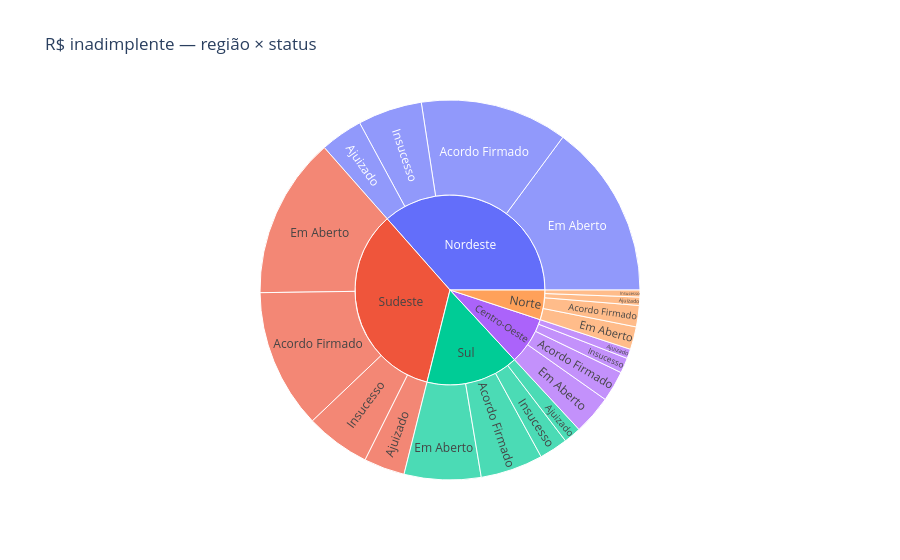

Source (notebook cell):
### Markdown cell above
## 2. Onde está o dinheiro inadimplente?

### Code cell
fig = px.sunburst(
    contracts, path=['regiao', 'status_cobranca'],
    values='valor_inadimplente',
    title='R$ inadimplente — região × status',
)
fig.show()

### Figure 1 — Plotly figure (JSON) as saved in the notebook; plotly's stock layout.template omitted (floating-point values rounded to 4 significant figures)
{"data": [{"branchvalues": "total", "domain": {"x": [0.0, 1.0], "y": [0.0, 1.0]}, "hovertemplate": "labels=%{label}<br>valor_inadimplente=%{value}<br>parent=%{parent}<br>id=%{id}<extra></extra>", "ids": ["Sudeste/Acordo Firmado", "Sudeste/Insucesso", "Centro-Oeste/Em Aberto", "Nordeste/Em Aberto", "Sul/Em Aberto", "Centro-Oeste/Ajuizado", "Nordeste/Acordo Firmado", "Sudeste/Em Aberto", "Nordeste/Insucesso", "Norte/Insucesso", "Sul/Insucesso", "Nordeste/Ajuizado", "Sul/Ajuizado", "Sudeste/Ajuizado", "Centro-Oeste/Insucesso", "Centro-Oeste/Acordo Firmado", "Norte/Em Aberto", "Sul/Acordo Firmado", "Norte/Acordo Firmado", "Norte/Ajuizado", "Sudeste", "Centro-Oeste", "Nordeste", "Sul", "Norte"], "labels": ["Acordo Firmado", "Insucesso", "Em Aberto", "Em Aberto", "Em Aberto", "Ajuizado", "Acordo Firmado", "Em Aberto", "Insucesso", "Insucesso", "Insucesso", "Ajuizado", "Ajuizado", "Ajuizado", "Insucesso", "Acordo Firmado", "Em Aberto", "Acordo Firmado", "Acordo Firmado", "Ajuizado", "Sudeste", "Centro-Oeste", "Nordeste", "Sul", "Norte"], "name": "", "parents": ["Sudeste", "Sudeste", "Centro-Oeste", "Nordeste", "Sul", "Centro-Oeste", "Nordeste", "Sudeste", "Nordeste", "Norte", "Sul", "Nordeste", "Sul", "Sudeste", "Centro-Oeste", "Centro-Oeste", "Norte", "Sul", "Norte", "Norte", "", "", "", "", ""], "type": "sunburst", "values": [7400000.0, 3440000.0, 2086000.0, 9270000.0, 4068000.0, 503300.0, 7815000.0, 8547000.0, 3409000.0, 369000.0, 1518000.0, 2255000.0, 923200.0, 2170000.0, 808600.0, 1629000.0, 1207000.0, 3320000.0, 1131000.0, 441200.0, 21560000.0, 5026000.0, 22750000.0, 9829000.0, 3149000.0]}], "layout": {"legend": {"tracegroupgap": 0}, "title": {"text": "R$ inadimplente — região × status"}}}
